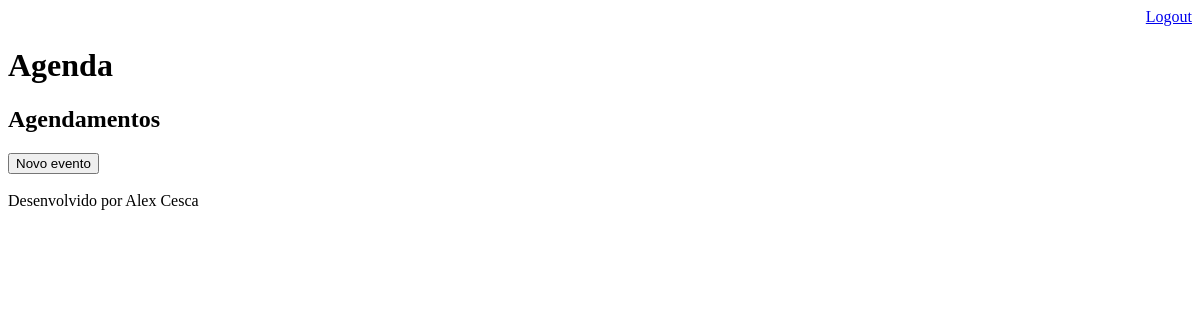
Page /agenda/ (signed in) on the earlier database version.
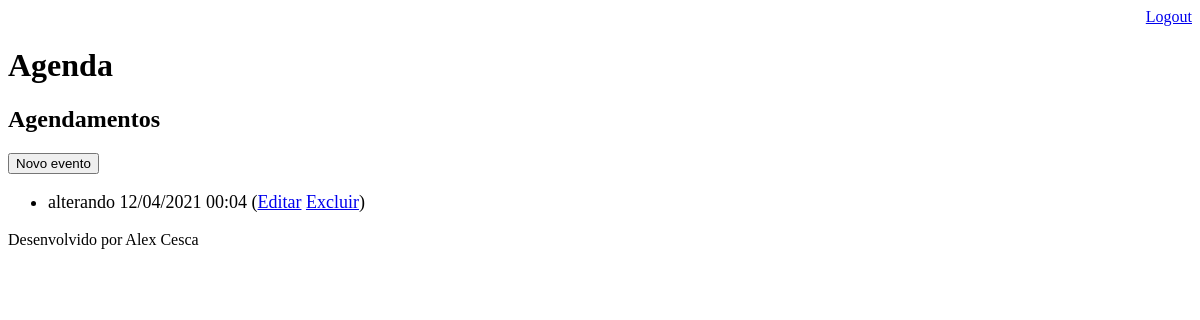
Same page on the later database version.
### core/models.py (models this page shows, shortened)
class Evento(models.Model):
    titulo = models.CharField(max_length=100)
    descricao = models.TextField(blank=True, null=True)
    data_evento = models.DateTimeField(verbose_name='Data do Evento')
    data_criacao = models.DateTimeField(auto_now=True,verbose_name='Data de criação')  # opção para incluir a data atual nocampo
    usuario = models.ForeignKey(User,on_delete=models.CASCADE)
    class Meta:
        db_table = 'evento'
    def get_data_evento(self):
        return self.data_evento.strftime('%d/%m/%Y %H:%M')
    def get_evento_atrasado(self):
        if self.data_evento < datetime.now():
            return True
        else:
            return False

### core/views.py (the view)
# urls.py: path('agenda/',views.lista_eventos),
@login_required(login_url='/login/')
def lista_eventos(request):
    usuario = request.user
    data_atual = datetime.now()- timedelta(hours=3)
    evento = Evento.objects.filter(usuario=usuario,data_evento__gt=data_atual)
    dados = {'eventos':evento}
    return render(request,'agenda.html',dados)

### templates/agenda.html (shortened to what this page needs)
{% extends "model-page.html"%}
    {% block content %}
        <h2>Agendamentos</h2>
        <a href="evento/">
            <button type="button"> Novo evento</button>
        </a>
        <ul style="font-size: 18px">
            {% for evento in eventos %}
            <div style=>
                <li>{{evento.titulo}} {{evento.get_data_evento}}
                        (<a href="evento/?id={{ evento.id }}">Editar</a>
                        <a href="evento/delete/{{evento.id}}">Excluir</a>)
                </li>
              </div>
            {%endfor%}
        </ul>
    {%endblock%}

### templates/model-page.html
<!DOCTYPE html>
<html lang="en">
<head>
    {%include "model-reader.html" %}
</head>
<body>
    {% block content %} {%endblock%}
    {% include "model-footer.html" %}
</body>
</html>

### templates/model-reader.html (shortened to what this page needs)
<div align="right">
    <a href="/logout">Logout</a>
</div>
<h1>Agenda</h1>

### templates/model-footer.html
<p>Desenvolvido por Alex Cesca</p>

Differences in the rows shown:
added Evento: titulo "alterando", get_data_evento "12/04/2021 00:04"
